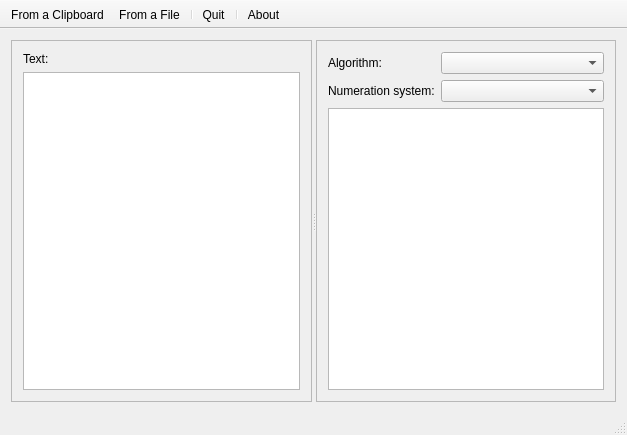
<?xml version="1.0" encoding="UTF-8"?>
<ui version="4.0">
 <class>MainWindow</class>
 <widget class="QMainWindow" name="MainWindow">
  <property name="geometry">
   <rect>
    <x>0</x>
    <y>0</y>
    <width>627</width>
    <height>435</height>
   </rect>
  </property>
  <property name="windowTitle">
   <string notr="true">ToHash</string>
  </property>
  <property name="iconSize">
   <size>
    <width>16</width>
    <height>16</height>
   </size>
  </property>
  <widget class="QWidget" name="centralWidget">
   <layout class="QVBoxLayout" name="verticalLayout_3">
    <item>
     <widget class="QSplitter" name="splitter">
      <property name="orientation">
       <enum>Qt::Horizontal</enum>
      </property>
      <widget class="QFrame" name="frame">
       <property name="frameShape">
        <enum>QFrame::StyledPanel</enum>
       </property>
       <property name="frameShadow">
        <enum>QFrame::Raised</enum>
       </property>
       <layout class="QVBoxLayout" name="verticalLayout">
        <item>
         <widget class="QLabel" name="label">
          <property name="text">
           <string>Text:</string>
          </property>
         </widget>
        </item>
        <item>
         <widget class="QPlainTextEdit" name="input"/>
        </item>
       </layout>
      </widget>
      <widget class="QFrame" name="frame_2">
       <property name="frameShape">
        <enum>QFrame::StyledPanel</enum>
       </property>
       <property name="frameShadow">
        <enum>QFrame::Raised</enum>
       </property>
       <layout class="QVBoxLayout" name="verticalLayout_2">
        <item>
         <layout class="QGridLayout" name="gridLayout">
          <item row="0" column="0">
           <widget class="QLabel" name="label_2">
            <property name="text">
             <string>Algorithm:</string>
            </property>
           </widget>
          </item>
          <item row="0" column="1">
           <widget class="QComboBox" name="algorithm">
            <property name="sizePolicy">
             <sizepolicy hsizetype="Expanding" vsizetype="Fixed">
              <horstretch>0</horstretch>
              <verstretch>0</verstretch>
             </sizepolicy>
            </property>
           </widget>
          </item>
          <item row="1" column="0">
           <widget class="QLabel" name="label_3">
            <property name="text">
             <string>Numeration system:</string>
            </property>
           </widget>
          </item>
          <item row="1" column="1">
           <widget class="QComboBox" name="numerationSystem"/>
          </item>
         </layout>
        </item>
        <item>
         <widget class="QPlainTextEdit" name="output">
          <property name="readOnly">
           <bool>true</bool>
          </property>
         </widget>
        </item>
       </layout>
      </widget>
     </widget>
    </item>
   </layout>
  </widget>
  <widget class="QMenuBar" name="menuBar">
   <property name="geometry">
    <rect>
     <x>0</x>
     <y>0</y>
     <width>627</width>
     <height>20</height>
    </rect>
   </property>
  </widget>
  <widget class="QToolBar" name="mainToolBar">
   <property name="movable">
    <bool>false</bool>
   </property>
   <attribute name="toolBarArea">
    <enum>TopToolBarArea</enum>
   </attribute>
   <attribute name="toolBarBreak">
    <bool>false</bool>
   </attribute>
   <addaction name="actionFromClipboard"/>
   <addaction name="actionFromFile"/>
   <addaction name="separator"/>
   <addaction name="actionQuit"/>
   <addaction name="separator"/>
   <addaction name="actionAbout"/>
  </widget>
  <widget class="QStatusBar" name="statusBar"/>
  <action name="actionFromClipboard">
   <property name="icon">
    <iconset resource="ToHash.qrc">
     <normaloff>:/fugue-icons/clipboard-text</normaloff>:/fugue-icons/clipboard-text</iconset>
   </property>
   <property name="text">
    <string>From a Clipboard</string>
   </property>
   <property name="toolTip">
    <string>From a clipboard</string>
   </property>
   <property name="statusTip">
    <string>From a Clipboard</string>
   </property>
   <property name="whatsThis">
    <string>From a Clipboard</string>
   </property>
  </action>
  <action name="actionFromFile">
   <property name="icon">
    <iconset resource="ToHash.qrc">
     <normaloff>:/fugue-icons/blue-document-word-text</normaloff>:/fugue-icons/blue-document-word-text</iconset>
   </property>
   <property name="text">
    <string>From a File</string>
   </property>
   <property name="statusTip">
    <string>From a File</string>
   </property>
   <property name="whatsThis">
    <string>From a File</string>
   </property>
  </action>
  <action name="actionQuit">
   <property name="icon">
    <iconset resource="ToHash.qrc">
     <normaloff>:/fugue-icons/door-open</normaloff>:/fugue-icons/door-open</iconset>
   </property>
   <property name="text">
    <string>Quit</string>
   </property>
   <property name="toolTip">
    <string>Quit</string>
   </property>
   <property name="statusTip">
    <string>Quit</string>
   </property>
   <property name="whatsThis">
    <string>Quit</string>
   </property>
  </action>
  <action name="actionAbout">
   <property name="icon">
    <iconset resource="ToHash.qrc">
     <normaloff>:/fugue-icons/question-balloon</normaloff>:/fugue-icons/question-balloon</iconset>
   </property>
   <property name="text">
    <string>About</string>
   </property>
   <property name="toolTip">
    <string>About</string>
   </property>
   <property name="statusTip">
    <string>About</string>
   </property>
   <property name="whatsThis">
    <string>About</string>
   </property>
  </action>
 </widget>
 <layoutdefault spacing="6" margin="11"/>
 <resources>
  <include location="ToHash.qrc"/>
 </resources>
 <connections/>
</ui>
